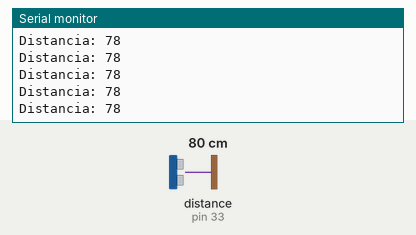
This sketch was run on a simulated Arduino Uno, built with avr-gcc and run on an emulated ATmega328P. Parts: the last lines printed to the serial monitor. Wiring (inferred from the names in the program): ultrasonic range finder: trigger pin 19; echo pin 33. The inputs (shaded band) are chosen by the test bench; at power-on: distance to the obstacle (sensor on pin 33) 80 cm. The echo pulse lasts 58.3 µs per cm.

Above: at 1.2 s.
1.3 s: distance to the obstacle (sensor on pin 33) set to 2 cm
At 2.1 s:
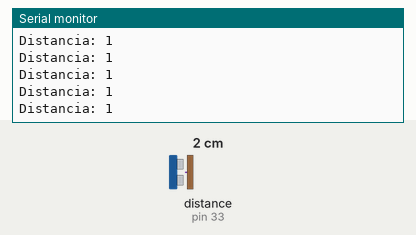
4.3 s: distance to the obstacle (sensor on pin 33) set to 120 cm
At 5.0 s:
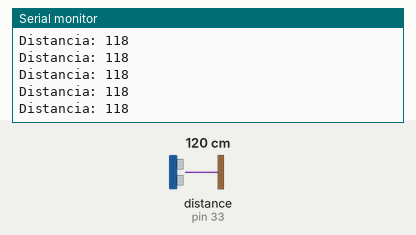
7.3 s: distance to the obstacle (sensor on pin 33) set to 18 cm
At 7.9 s:
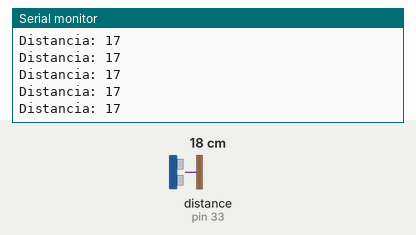
16.3 s: distance to the obstacle (sensor on pin 33) set to 250 cm
At 16.9 s:
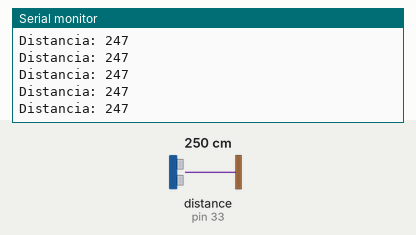
22.3 s: distance to the obstacle (sensor on pin 33) set to 35 cm
At 23.4 s:
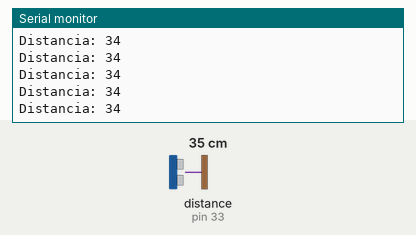
Timing chart, 0 to 25.3 s (numbered marks = the images above; inputs shaded):
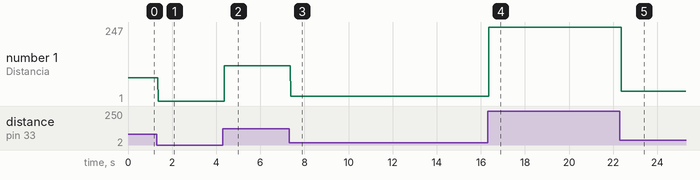

Measured:
- after the input at 1.3 s, the serial monitor: prints a new line after 0.07 s (image 1)
- after the input at 4.3 s, the serial monitor: prints a new line after 0.07 s (image 2)
- after the input at 7.3 s, the serial monitor: prints a new line after 0.08 s (image 3)
- after the input at 16.3 s, the serial monitor: prints a new line after 0.07 s (image 4)
- after the input at 22.3 s, the serial monitor: prints a new line after 0.07 s (image 5)
- plotted number 1: 78 → 1 after the input at 1.3 s, 1 → 118 after the input at 4.3 s, 118 → 17 after the input at 7.3 s, 17 → 247 after the input at 16.3 s, 247 → 34 after the input at 22.3 s

The sketch:

ultrasonico.ino
```cpp
#include "SensorUltrasonico.h"

const int ULTRASONIC_TRIGGER = 19;
const int ULTRASONIC_ECHO = 33;
SensorUltrasonico ultrasonicSensor(ULTRASONIC_TRIGGER, ULTRASONIC_ECHO);

void setup() {
  Serial.begin(9600);
  Serial.println("Hello world");
}

void loop() {
  long cm = ultrasonicSensor.getDistanciaCM();
  Serial.print("Distancia: ");
  Serial.println(cm);
}
```

SensorUltrasonico.cpp
```cpp
#include "Arduino.h"
#include "SensorUltrasonico.h"

SensorUltrasonico::SensorUltrasonico(int pinTrigger, int pinEcho) {
  this->pinTrigger = pinTrigger;
  this->pinEcho = pinEcho;

  pinMode(pinTrigger, OUTPUT);
  pinMode(pinEcho, INPUT);
  digitalWrite(pinTrigger, LOW);
}

long SensorUltrasonico::getDistanciaCM() {
  digitalWrite(this->pinTrigger, LOW);
  delayMicroseconds(2);
  digitalWrite(this->pinTrigger, HIGH);
  delayMicroseconds(10);
  digitalWrite(this->pinTrigger, LOW);

  long duration = pulseIn(this->pinEcho, HIGH);
  int distance = duration * 0.034 / 2;
  return distance;
}
```

SensorUltrasonico.h
```cpp
#ifndef SENSORULTRASONICO_H
#define SENSORULTRASONICO_H

#include "Arduino.h"

class SensorUltrasonico {
  public:
    int pinTrigger;
    int pinEcho;
    SensorUltrasonico(int pinTrigger, int pinEcho);
    long getDistanciaCM();
};

#endif
```
